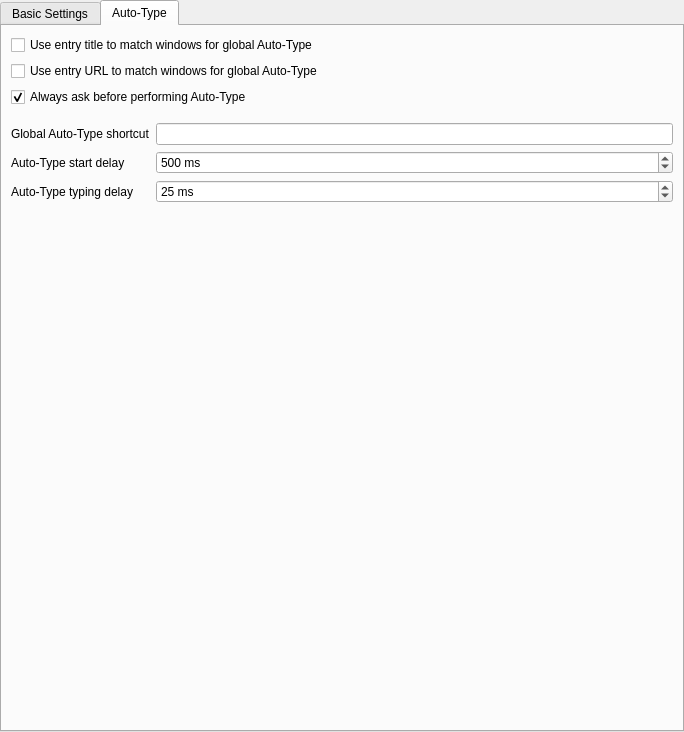
<?xml version="1.0" encoding="UTF-8"?>
<ui version="4.0">
 <class>ApplicationSettingsWidgetGeneral</class>
 <widget class="QWidget" name="ApplicationSettingsWidgetGeneral">
  <property name="geometry">
   <rect>
    <x>0</x>
    <y>0</y>
    <width>684</width>
    <height>732</height>
   </rect>
  </property>
  <layout class="QVBoxLayout" name="verticalLayout_3">
   <property name="leftMargin">
    <number>0</number>
   </property>
   <property name="topMargin">
    <number>0</number>
   </property>
   <property name="rightMargin">
    <number>0</number>
   </property>
   <property name="bottomMargin">
    <number>0</number>
   </property>
   <item>
    <widget class="QTabWidget" name="generalSettingsTabWidget">
     <property name="currentIndex">
      <number>1</number>
     </property>
     <widget class="QWidget" name="tabGeneral">
      <attribute name="title">
       <string>Basic Settings</string>
      </attribute>
      <layout class="QVBoxLayout" name="verticalLayout">
       <item>
        <widget class="QGroupBox" name="startupGroup">
         <property name="title">
          <string>Startup</string>
         </property>
         <layout class="QVBoxLayout" name="verticalLayout_4">
          <item>
           <widget class="QCheckBox" name="singleInstanceCheckBox">
            <property name="text">
             <string>Start only a single instance of KeePassXC</string>
            </property>
            <property name="checked">
             <bool>true</bool>
            </property>
           </widget>
          </item>
          <item>
           <widget class="QCheckBox" name="rememberLastDatabasesCheckBox">
            <property name="text">
             <string>Remember last databases</string>
            </property>
            <property name="checked">
             <bool>true</bool>
            </property>
           </widget>
          </item>
          <item>
           <widget class="QCheckBox" name="rememberLastKeyFilesCheckBox">
            <property name="text">
             <string>Remember last key files and security dongles</string>
            </property>
            <property name="checked">
             <bool>true</bool>
            </property>
           </widget>
          </item>
          <item>
           <widget class="QCheckBox" name="openPreviousDatabasesOnStartupCheckBox">
            <property name="text">
             <string>Load previous databases on startup</string>
            </property>
           </widget>
          </item>
          <item>
           <widget class="QCheckBox" name="systrayMinimizeOnStartup">
            <property name="text">
             <string>Minimize window at application startup</string>
            </property>
           </widget>
          </item>
         </layout>
        </widget>
       </item>
       <item>
        <widget class="QGroupBox" name="saveGroup">
         <property name="title">
          <string>File Management</string>
         </property>
         <layout class="QVBoxLayout" name="verticalLayout_5">
          <item>
           <widget class="QCheckBox" name="useAtomicSavesCheckBox">
            <property name="text">
             <string>Safely save database files (may be incompatible with Dropbox, etc)</string>
            </property>
            <property name="checked">
             <bool>true</bool>
            </property>
           </widget>
          </item>
          <item>
           <widget class="QCheckBox" name="backupBeforeSaveCheckBox">
            <property name="text">
             <string>Backup database file before saving</string>
            </property>
           </widget>
          </item>
          <item>
           <widget class="QCheckBox" name="autoSaveAfterEveryChangeCheckBox">
            <property name="text">
             <string>Automatically save after every change</string>
            </property>
           </widget>
          </item>
          <item>
           <widget class="QCheckBox" name="autoSaveOnExitCheckBox">
            <property name="text">
             <string>Automatically save on exit</string>
            </property>
           </widget>
          </item>
          <item>
           <widget class="QCheckBox" name="ignoreGroupExpansionCheckBox">
            <property name="text">
             <string>Don't mark database as modified for non-data changes (e.g., expanding groups)</string>
            </property>
           </widget>
          </item>
          <item>
           <widget class="QCheckBox" name="autoReloadOnChangeCheckBox">
            <property name="text">
             <string>Automatically reload the database when modified externally</string>
            </property>
           </widget>
          </item>
         </layout>
        </widget>
       </item>
       <item>
        <widget class="QGroupBox" name="entryGroup">
         <property name="title">
          <string>Entry Management</string>
         </property>
         <layout class="QVBoxLayout" name="verticalLayout_6">
          <item>
           <widget class="QCheckBox" name="useGroupIconOnEntryCreationCheckBox">
            <property name="text">
             <string>Use group icon on entry creation</string>
            </property>
            <property name="checked">
             <bool>true</bool>
            </property>
           </widget>
          </item>
          <item>
           <widget class="QCheckBox" name="minimizeOnCopyCheckBox">
            <property name="text">
             <string>Minimize when copying to clipboard</string>
            </property>
           </widget>
          </item>
          <item>
           <widget class="QCheckBox" name="detailsHideCheckBox">
            <property name="text">
             <string>Hide the Details view</string>
            </property>
           </widget>
          </item>
         </layout>
        </widget>
       </item>
       <item>
        <widget class="QGroupBox" name="generalGroup">
         <property name="title">
          <string>General</string>
         </property>
         <layout class="QVBoxLayout" name="verticalLayout_7">
          <item>
           <widget class="QCheckBox" name="systrayShowCheckBox">
            <property name="text">
             <string>Show a system tray icon</string>
            </property>
           </widget>
          </item>
          <item>
           <widget class="QWidget" name="systraySettings" native="true">
            <layout class="QVBoxLayout" name="systrayLayout">
             <property name="leftMargin">
              <number>0</number>
             </property>
             <property name="topMargin">
              <number>0</number>
             </property>
             <property name="rightMargin">
              <number>0</number>
             </property>
             <property name="bottomMargin">
              <number>0</number>
             </property>
             <item>
              <layout class="QHBoxLayout" name="horizontalLayout_2">
               <property name="spacing">
                <number>0</number>
               </property>
               <property name="sizeConstraint">
                <enum>QLayout::SetMaximumSize</enum>
               </property>
               <item>
                <spacer name="horizontalSpacer">
                 <property name="orientation">
                  <enum>Qt::Horizontal</enum>
                 </property>
                 <property name="sizeType">
                  <enum>QSizePolicy::Fixed</enum>
                 </property>
                 <property name="sizeHint" stdset="0">
                  <size>
                   <width>40</width>
                   <height>20</height>
                  </size>
                 </property>
                </spacer>
               </item>
               <item>
                <widget class="QCheckBox" name="systrayMinimizeToTrayCheckBox">
                 <property name="enabled">
                  <bool>false</bool>
                 </property>
                 <property name="sizePolicy">
                  <sizepolicy hsizetype="Minimum" vsizetype="Fixed">
                   <horstretch>0</horstretch>
                   <verstretch>0</verstretch>
                  </sizepolicy>
                 </property>
                 <property name="text">
                  <string>Hide window to system tray when minimized</string>
                 </property>
                </widget>
               </item>
              </layout>
             </item>
             <item>
              <layout class="QHBoxLayout" name="horizontalLayout_3">
               <property name="spacing">
                <number>0</number>
               </property>
               <property name="sizeConstraint">
                <enum>QLayout::SetMaximumSize</enum>
               </property>
               <item>
                <spacer name="horizontalSpacer_2">
                 <property name="orientation">
                  <enum>Qt::Horizontal</enum>
                 </property>
                 <property name="sizeType">
                  <enum>QSizePolicy::Fixed</enum>
                 </property>
                 <property name="sizeHint" stdset="0">
                  <size>
                   <width>40</width>
                   <height>20</height>
                  </size>
                 </property>
                </spacer>
               </item>
               <item>
                <widget class="QCheckBox" name="systrayMinimizeOnCloseCheckBox">
                 <property name="enabled">
                  <bool>false</bool>
                 </property>
                 <property name="text">
                  <string>Hide window to system tray instead of app exit</string>
                 </property>
                </widget>
               </item>
              </layout>
             </item>
             <item>
              <layout class="QHBoxLayout" name="horizontalLayout_4">
               <property name="spacing">
                <number>0</number>
               </property>
               <property name="sizeConstraint">
                <enum>QLayout::SetMaximumSize</enum>
               </property>
               <item>
                <spacer name="horizontalSpacer_3">
                 <property name="orientation">
                  <enum>Qt::Horizontal</enum>
                 </property>
                 <property name="sizeType">
                  <enum>QSizePolicy::Fixed</enum>
                 </property>
                 <property name="sizeHint" stdset="0">
                  <size>
                   <width>40</width>
                   <height>20</height>
                  </size>
                 </property>
                </spacer>
               </item>
               <item>
                <widget class="QCheckBox" name="systrayDarkIconCheckBox">
                 <property name="enabled">
                  <bool>false</bool>
                 </property>
                 <property name="text">
                  <string>Dark system tray icon</string>
                 </property>
                </widget>
               </item>
              </layout>
             </item>
            </layout>
           </widget>
          </item>
          <item>
           <layout class="QHBoxLayout" name="languageLabelLayout_2">
            <property name="spacing">
             <number>15</number>
            </property>
            <item alignment="Qt::AlignRight">
             <widget class="QLabel" name="languageLabel_2">
              <property name="sizePolicy">
               <sizepolicy hsizetype="Preferred" vsizetype="Fixed">
                <horstretch>0</horstretch>
                <verstretch>0</verstretch>
               </sizepolicy>
              </property>
              <property name="text">
               <string>Language</string>
              </property>
             </widget>
            </item>
            <item>
             <widget class="QComboBox" name="languageComboBox">
              <property name="sizePolicy">
               <sizepolicy hsizetype="Expanding" vsizetype="Fixed">
                <horstretch>0</horstretch>
                <verstretch>0</verstretch>
               </sizepolicy>
              </property>
             </widget>
            </item>
           </layout>
          </item>
         </layout>
        </widget>
       </item>
       <item>
        <spacer name="verticalSpacer_2">
         <property name="orientation">
          <enum>Qt::Vertical</enum>
         </property>
         <property name="sizeType">
          <enum>QSizePolicy::Expanding</enum>
         </property>
         <property name="sizeHint" stdset="0">
          <size>
           <width>20</width>
           <height>40</height>
          </size>
         </property>
        </spacer>
       </item>
      </layout>
     </widget>
     <widget class="QWidget" name="tabAutotype">
      <attribute name="title">
       <string>Auto-Type</string>
      </attribute>
      <layout class="QVBoxLayout" name="verticalLayout_2">
       <item>
        <widget class="QCheckBox" name="autoTypeEntryTitleMatchCheckBox">
         <property name="text">
          <string>Use entry title to match windows for global Auto-Type</string>
         </property>
        </widget>
       </item>
       <item>
        <widget class="QCheckBox" name="autoTypeEntryURLMatchCheckBox">
         <property name="text">
          <string>Use entry URL to match windows for global Auto-Type</string>
         </property>
        </widget>
       </item>
       <item>
        <widget class="QCheckBox" name="autoTypeAskCheckBox">
         <property name="text">
          <string>Always ask before performing Auto-Type</string>
         </property>
         <property name="checked">
          <bool>true</bool>
         </property>
        </widget>
       </item>
       <item>
        <layout class="QFormLayout" name="formLayout_2">
         <property name="topMargin">
          <number>10</number>
         </property>
         <item row="1" column="0">
          <widget class="QLabel" name="autoTypeShortcutLabel">
           <property name="text">
            <string>Global Auto-Type shortcut</string>
           </property>
          </widget>
         </item>
         <item row="1" column="1">
          <widget class="ShortcutWidget" name="autoTypeShortcutWidget">
           <property name="sizePolicy">
            <sizepolicy hsizetype="Expanding" vsizetype="Fixed">
             <horstretch>0</horstretch>
             <verstretch>0</verstretch>
            </sizepolicy>
           </property>
          </widget>
         </item>
         <item row="3" column="0">
          <widget class="QLabel" name="autoTypeDelayLabel">
           <property name="text">
            <string>Auto-Type typing delay</string>
           </property>
          </widget>
         </item>
         <item row="3" column="1">
          <widget class="QSpinBox" name="autoTypeDelaySpinBox">
           <property name="sizePolicy">
            <sizepolicy hsizetype="Minimum" vsizetype="Fixed">
             <horstretch>0</horstretch>
             <verstretch>0</verstretch>
            </sizepolicy>
           </property>
           <property name="suffix">
            <string comment="Milliseconds"> ms</string>
           </property>
           <property name="prefix">
            <string/>
           </property>
           <property name="maximum">
            <number>1000</number>
           </property>
           <property name="value">
            <number>25</number>
           </property>
          </widget>
         </item>
         <item row="2" column="0">
          <widget class="QLabel" name="autoTypeStartDelayLabel">
           <property name="text">
            <string>Auto-Type start delay</string>
           </property>
          </widget>
         </item>
         <item row="2" column="1">
          <widget class="QSpinBox" name="autoTypeStartDelaySpinBox">
           <property name="sizePolicy">
            <sizepolicy hsizetype="Minimum" vsizetype="Fixed">
             <horstretch>0</horstretch>
             <verstretch>0</verstretch>
            </sizepolicy>
           </property>
           <property name="suffix">
            <string comment="Milliseconds"> ms</string>
           </property>
           <property name="prefix">
            <string/>
           </property>
           <property name="minimum">
            <number>100</number>
           </property>
           <property name="maximum">
            <number>10000</number>
           </property>
           <property name="singleStep">
            <number>100</number>
           </property>
           <property name="value">
            <number>500</number>
           </property>
          </widget>
         </item>
        </layout>
       </item>
       <item>
        <spacer name="verticalSpacer_3">
         <property name="orientation">
          <enum>Qt::Vertical</enum>
         </property>
         <property name="sizeHint" stdset="0">
          <size>
           <width>20</width>
           <height>40</height>
          </size>
         </property>
        </spacer>
       </item>
      </layout>
     </widget>
    </widget>
   </item>
  </layout>
 </widget>
 <customwidgets>
  <customwidget>
   <class>ShortcutWidget</class>
   <extends>QLineEdit</extends>
   <header>autotype/ShortcutWidget.h</header>
  </customwidget>
 </customwidgets>
 <resources/>
 <connections/>
</ui>
